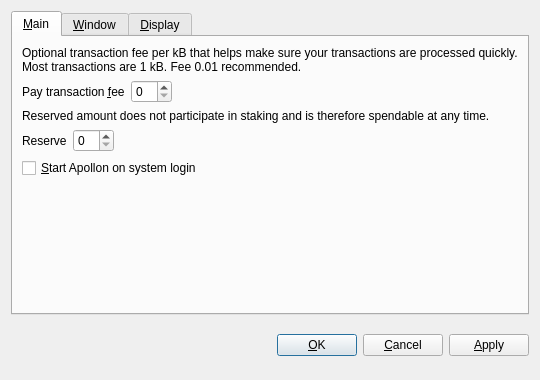
<?xml version="1.0" encoding="UTF-8"?>
<ui version="4.0">
 <class>OptionsDialog</class>
 <widget class="QDialog" name="OptionsDialog">
  <property name="geometry">
   <rect>
    <x>0</x>
    <y>0</y>
    <width>540</width>
    <height>380</height>
   </rect>
  </property>
  <property name="windowTitle">
   <string>Options</string>
  </property>
  <property name="modal">
   <bool>true</bool>
  </property>
  <layout class="QVBoxLayout" name="verticalLayout">
   <item>
    <widget class="QTabWidget" name="tabWidget">
     <property name="tabPosition">
      <enum>QTabWidget::North</enum>
     </property>
     <property name="currentIndex">
      <number>0</number>
     </property>
     <widget class="QWidget" name="tabMain">
      <attribute name="title">
       <string>&amp;Main</string>
      </attribute>
      <layout class="QGridLayout" name="gridLayout">
       <item row="0" column="0" colspan="2">
        <widget class="QLabel" name="transactionFeeInfoLabel">
         <property name="text">
          <string>Optional transaction fee per kB that helps make sure your transactions are processed quickly. Most transactions are 1 kB. Fee 0.01 recommended.</string>
         </property>
         <property name="textFormat">
          <enum>Qt::PlainText</enum>
         </property>
         <property name="wordWrap">
          <bool>true</bool>
         </property>
        </widget>
       </item>
       <item row="1" column="0">
        <layout class="QHBoxLayout" name="horizontalLayoutFee">
         <item>
          <widget class="QLabel" name="transactionFeeLabel">
           <property name="text">
            <string>Pay transaction &amp;fee</string>
           </property>
           <property name="textFormat">
            <enum>Qt::PlainText</enum>
           </property>
           <property name="buddy">
            <cstring>transactionFee</cstring>
           </property>
          </widget>
         </item>
         <item>
          <widget class="BitcoinAmountField" name="transactionFee"/>
         </item>
         <item>
          <spacer name="horizontalSpacerFee">
           <property name="orientation">
            <enum>Qt::Horizontal</enum>
           </property>
           <property name="sizeHint" stdset="0">
            <size>
             <width>40</width>
             <height>20</height>
            </size>
           </property>
          </spacer>
         </item>
        </layout>
       </item>
       <item row="2" column="0" colspan="2">
        <widget class="QLabel" name="reserveBalanceInfoLabel">
         <property name="text">
          <string>Reserved amount does not participate in staking and is therefore spendable at any time.</string>
         </property>
         <property name="textFormat">
          <enum>Qt::PlainText</enum>
         </property>
         <property name="wordWrap">
          <bool>true</bool>
         </property>
        </widget>
       </item>
       <item row="3" column="0">
        <layout class="QHBoxLayout" name="horizontalLayoutReserveBalance">
         <item>
          <widget class="QLabel" name="reserveBalanceLabel">
           <property name="text">
            <string>Reserve</string>
           </property>
           <property name="textFormat">
            <enum>Qt::PlainText</enum>
           </property>
           <property name="buddy">
            <cstring>reserveBalance</cstring>
           </property>
          </widget>
         </item>
         <item>
          <widget class="BitcoinAmountField" name="reserveBalance"/>
         </item>
         <item>
          <spacer name="horizontalSpacerReserveBalance">
           <property name="orientation">
            <enum>Qt::Horizontal</enum>
           </property>
           <property name="sizeHint" stdset="0">
            <size>
             <width>40</width>
             <height>20</height>
            </size>
           </property>
          </spacer>
         </item>
        </layout>
       </item>
       <item row="4" column="0">
        <widget class="QCheckBox" name="bitcoinAtStartup">
         <property name="toolTip">
          <string>Automatically start Apollon after logging in to the system.</string>
         </property>
         <property name="text">
          <string>&amp;Start Apollon on system login</string>
         </property>
        </widget>
       </item>
       <item row="5" column="0">
        <spacer name="verticalSpacer_Main">
         <property name="orientation">
          <enum>Qt::Vertical</enum>
         </property>
         <property name="sizeHint" stdset="0">
          <size>
           <width>20</width>
           <height>40</height>
          </size>
         </property>
        </spacer>
       </item>
      </layout>
     </widget>
     <widget class="QWidget" name="tabWindow">
      <attribute name="title">
       <string>&amp;Window</string>
      </attribute>
      <layout class="QVBoxLayout" name="verticalLayout_Window">
       <item>
        <widget class="QCheckBox" name="minimizeToTray">
         <property name="toolTip">
          <string>Show only a tray icon after minimizing the window.</string>
         </property>
         <property name="text">
          <string>&amp;Minimize to the tray instead of the taskbar</string>
         </property>
        </widget>
       </item>
       <item>
        <widget class="QCheckBox" name="minimizeOnClose">
         <property name="toolTip">
          <string>Minimize instead of exit the application when the window is closed. When this option is enabled, the application will be closed only after selecting Quit in the menu.</string>
         </property>
         <property name="text">
          <string>M&amp;inimize on close</string>
         </property>
        </widget>
       </item>
       <item>
        <spacer name="verticalSpacer_Window">
         <property name="orientation">
          <enum>Qt::Vertical</enum>
         </property>
         <property name="sizeHint" stdset="0">
          <size>
           <width>20</width>
           <height>40</height>
          </size>
         </property>
        </spacer>
       </item>
      </layout>
     </widget>
     <widget class="QWidget" name="tabDisplay">
      <attribute name="title">
       <string>&amp;Display</string>
      </attribute>
      <layout class="QVBoxLayout" name="verticalLayout_Display">
       <item>
        <layout class="QHBoxLayout" name="horizontalLayout_1_Display">
         <item>
          <widget class="QLabel" name="langLabel">
           <property name="text">
            <string>User Interface &amp;language:</string>
           </property>
           <property name="textFormat">
            <enum>Qt::PlainText</enum>
           </property>
           <property name="buddy">
            <cstring>lang</cstring>
           </property>
          </widget>
         </item>
         <item>
          <widget class="QValueComboBox" name="lang">
           <property name="toolTip">
            <string>The user interface language can be set here. This setting will take effect after restarting Apollon.</string>
           </property>
          </widget>
         </item>
        </layout>
       </item>
       <item>
        <layout class="QHBoxLayout" name="horizontalLayout_2_Display">
         <item>
          <widget class="QLabel" name="unitLabel">
           <property name="text">
            <string>&amp;Unit to show amounts in:</string>
           </property>
           <property name="textFormat">
            <enum>Qt::PlainText</enum>
           </property>
           <property name="buddy">
            <cstring>unit</cstring>
           </property>
          </widget>
         </item>
         <item>
          <widget class="QValueComboBox" name="unit">
           <property name="toolTip">
            <string>Choose the default subdivision unit to show in the interface and when sending coins.</string>
           </property>
          </widget>
         </item>
        </layout>
       </item>
       <item>
        <widget class="QCheckBox" name="coinControlFeatures">
         <property name="toolTip">
          <string>Whether to show coin control features or not.</string>
         </property>
         <property name="text">
          <string>Display coin &amp;control features (experts only!)</string>
         </property>
        </widget>
       </item>
       <item>
        <widget class="QCheckBox" name="useBlackTheme">
         <property name="text">
          <string>Use black visual theme (requires restart)</string>
         </property>
        </widget>
       </item>
       <item>
        <spacer name="verticalSpacer_Display">
         <property name="orientation">
          <enum>Qt::Vertical</enum>
         </property>
         <property name="sizeHint" stdset="0">
          <size>
           <width>20</width>
           <height>40</height>
          </size>
         </property>
        </spacer>
       </item>
      </layout>
     </widget>
    </widget>
   </item>
   <item>
    <layout class="QHBoxLayout" name="horizontalLayout_Buttons">
     <item>
      <spacer name="horizontalSpacer_1">
       <property name="orientation">
        <enum>Qt::Horizontal</enum>
       </property>
       <property name="sizeHint" stdset="0">
        <size>
         <width>40</width>
         <height>48</height>
        </size>
       </property>
      </spacer>
     </item>
     <item>
      <widget class="QLabel" name="statusLabel">
       <property name="font">
        <font>
         <weight>75</weight>
         <bold>true</bold>
        </font>
       </property>
       <property name="text">
        <string/>
       </property>
       <property name="textFormat">
        <enum>Qt::PlainText</enum>
       </property>
       <property name="wordWrap">
        <bool>true</bool>
       </property>
      </widget>
     </item>
     <item>
      <spacer name="horizontalSpacer_2">
       <property name="orientation">
        <enum>Qt::Horizontal</enum>
       </property>
       <property name="sizeHint" stdset="0">
        <size>
         <width>40</width>
         <height>48</height>
        </size>
       </property>
      </spacer>
     </item>
     <item>
      <widget class="QPushButton" name="okButton">
       <property name="text">
        <string>&amp;OK</string>
       </property>
      </widget>
     </item>
     <item>
      <widget class="QPushButton" name="cancelButton">
       <property name="text">
        <string>&amp;Cancel</string>
       </property>
       <property name="autoDefault">
        <bool>false</bool>
       </property>
      </widget>
     </item>
     <item>
      <widget class="QPushButton" name="applyButton">
       <property name="text">
        <string>&amp;Apply</string>
       </property>
       <property name="autoDefault">
        <bool>false</bool>
       </property>
      </widget>
     </item>
    </layout>
   </item>
  </layout>
 </widget>
 <customwidgets>
  <customwidget>
   <class>BitcoinAmountField</class>
   <extends>QSpinBox</extends>
   <header>bitcoinamountfield.h</header>
   <container>1</container>
  </customwidget>
  <customwidget>
   <class>QValueComboBox</class>
   <extends>QComboBox</extends>
   <header>qvaluecombobox.h</header>
  </customwidget>
  <customwidget>
   <class>QValidatedLineEdit</class>
   <extends>QLineEdit</extends>
   <header>qvalidatedlineedit.h</header>
  </customwidget>
 </customwidgets>
 <resources/>
 <connections/>
</ui>
